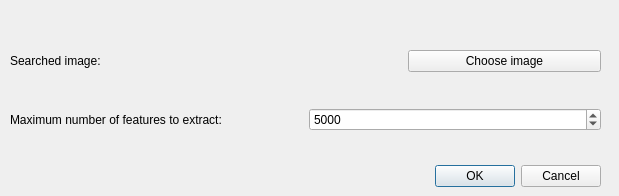
<?xml version="1.0" encoding="UTF-8"?>
<ui version="4.0">
 <class>SearchDialog</class>
 <widget class="QDialog" name="SearchDialog">
  <property name="geometry">
   <rect>
    <x>0</x>
    <y>0</y>
    <width>619</width>
    <height>196</height>
   </rect>
  </property>
  <property name="windowTitle">
   <string>Dialog</string>
  </property>
  <widget class="QDialogButtonBox" name="buttonBox">
   <property name="geometry">
    <rect>
     <x>260</x>
     <y>160</y>
     <width>341</width>
     <height>32</height>
    </rect>
   </property>
   <property name="orientation">
    <enum>Qt::Horizontal</enum>
   </property>
   <property name="standardButtons">
    <set>QDialogButtonBox::Cancel|QDialogButtonBox::Ok</set>
   </property>
  </widget>
  <widget class="QWidget" name="layoutWidget">
   <property name="geometry">
    <rect>
     <x>10</x>
     <y>20</y>
     <width>591</width>
     <height>141</height>
    </rect>
   </property>
   <layout class="QVBoxLayout" name="verticalLayout">
    <item>
     <layout class="QHBoxLayout" name="horizontalLayout_3">
      <item>
       <widget class="QLabel" name="label_4">
        <property name="text">
         <string>Searched image:</string>
        </property>
       </widget>
      </item>
      <item>
       <widget class="QLabel" name="image_path">
        <property name="text">
         <string/>
        </property>
       </widget>
      </item>
      <item>
       <widget class="QPushButton" name="choose_image_button">
        <property name="text">
         <string>Choose image</string>
        </property>
       </widget>
      </item>
     </layout>
    </item>
    <item>
     <layout class="QHBoxLayout" name="horizontalLayout">
      <item>
       <widget class="QLabel" name="label">
        <property name="text">
         <string>Maximum number of features to extract:</string>
        </property>
       </widget>
      </item>
      <item>
       <widget class="QSpinBox" name="features_num">
        <property name="minimum">
         <number>100</number>
        </property>
        <property name="maximum">
         <number>16000</number>
        </property>
        <property name="singleStep">
         <number>100</number>
        </property>
        <property name="value">
         <number>5000</number>
        </property>
       </widget>
      </item>
     </layout>
    </item>
   </layout>
  </widget>
  <zorder>layoutWidget</zorder>
  <zorder>buttonBox</zorder>
 </widget>
 <resources/>
 <connections/>
</ui>
